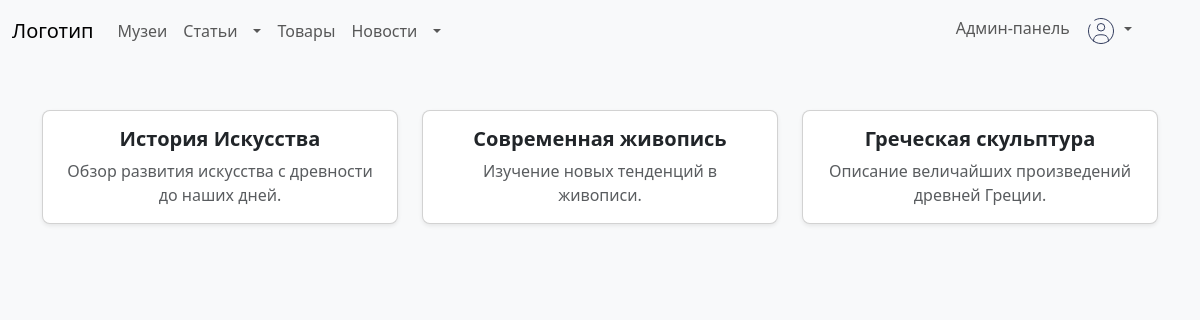
/article.php (signed in), run on an earlier commit of the app's database.
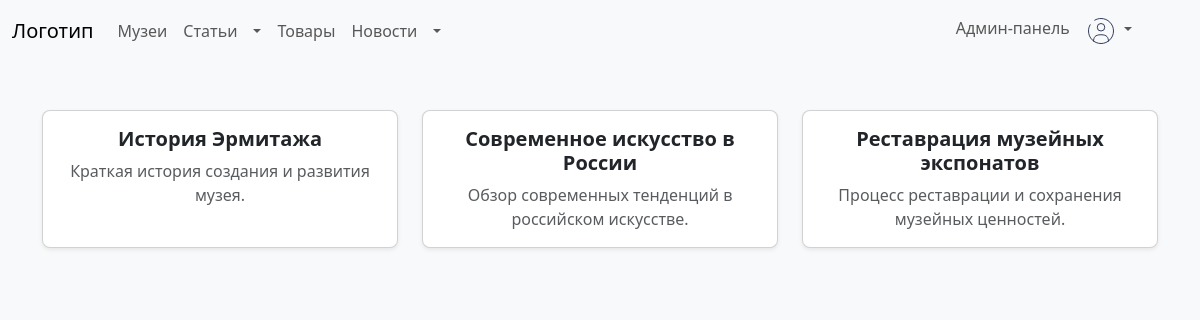
And on a later commit of the database.
### tables this page shows
CREATE TABLE `articles` (
  `Id` int(11) NOT NULL,
  `Name` varchar(55) NOT NULL,
  `Short_desc` varchar(150) NOT NULL,
  `Full_desc` varchar(320) NOT NULL,
  `Date` varchar(25) NOT NULL,
  `Editor` int(11) DEFAULT NULL
);

### article.php (the view, shortened to what this page needs)
<?php include "include/header.php"; ?>
<?php
$query_museums = $pdo->prepare("SELECT * FROM articles");
$query_museums->execute();
$articles_query_result = $query_museums->fetchAll(PDO::FETCH_ASSOC);
?>
<body class="bg-light">
    <div class="container py-5">
        <?php if ($articles_query_result): ?>
            <div class="row justify-content-center">
                <?php foreach ($articles_query_result as $row): ?>
                    <div class="col-md-6 col-lg-4 mb-4">
                        <div class="card h-100 shadow-sm rounded-3">
                            <div class="card-body text-center">
                                <h5 class="card-title fw-bold"><?= htmlspecialchars($row["Name"]) ?></h5>
                                <p class="card-text text-muted"><?= htmlspecialchars($row['Short_desc']) ?></p>
                            </div>
                        </div>
                    </div>
                <?php endforeach; ?>
            </div>
        <?php else: ?>
            <p class="text-muted text-center">У нас нет статей (</p>
        <?php endif; ?>
    </div>
</body>
<?php include "include/footer.php"; ?>

### include/header.php (shortened to what this page needs)
<!DOCTYPE html>
<html lang="en">
<head>
    <link href="https://cdn.jsdelivr.net/npm/bootstrap@5.3.3/dist/css/bootstrap.min.css" rel="stylesheet">
</head>
<header class="top-bar">
<nav class="navbar navbar-expand-lg bg-body-tertiary">
  <div class="container-fluid">
    <a class="navbar-brand" href="/cult_conn">Логотип</a>
    <div class="collapse navbar-collapse" id="navbarSupportedContent">
        <ul class="navbar-nav me-auto mb-2 mb-lg-0">
        <li class="nav-item">
            <a class="nav-link" href="./museum.php">Музеи</a>
        </li>
        <div class="btn-group">
            <a href="./article.php" class="nav-link">Статьи</a>
            <button type="button" class="nav-link dropdown-toggle dropdown-toggle-split" data-bs-toggle="dropdown" aria-expanded="false">
            </button>
        </div>
        <li class="nav-item">
            <a class="nav-link" href="./product.php">Товары</a>
        </li>
        <div class="btn-group">
            <a href="./new.php" class="nav-link">Новости</a>
            <button type="button" class="nav-link dropdown-toggle dropdown-toggle-split" data-bs-toggle="dropdown" aria-expanded="false">
            </button>
        </div>
        </ul>
        <div class="navbar-nav d-flex me-5" role="search">
            <?php if (isset($_SESSION["log-session"])): ?>
                <?php if (isset($_SESSION['log-session-data'])): ?>
                    <?php if ($_SESSION['log-session-data']["Admin"]): ?>
                        <li class="nav-item">
                            <a class="nav-link" href="./admin/panel.php">Админ-панель</a>
                        </li>
                    <?php elseif ($_SESSION['log-session-data']["Editor"]): ?>
                        <li class="nav-item">
                            <a class="nav-link" href="#">Дашборд</a>
                        </li>
                    <?php endif; ?>
                <?php endif; ?>
            <li class="nav-item dropdown">
                <a class="nav-link dropdown-toggle" href="#" role="button" data-bs-toggle="dropdown">
                    <img loading="lazy" src="/cult_conn/static/svg/user-circle.svg" alt="Мой аккаунт" width="30" height="30">
                </a>
            </li>
            <?php endif; ?>
        </div>
    </div>
  </div>
</nav>
</header>
<body>

### include/footer.php (shortened to what this page needs)
</body>

What changed in the data, as far as the page shows it:
removed articles: Name "История Искусства", Short_desc "Обзор развития искусства с древности до наших дней."
removed articles: Name "Современная живопись", Short_desc "Изучение новых тенденций в живописи."
removed articles: Name "Греческая скульптура", Short_desc "Описание величайших произведений древней Греции."
added articles: Name "История Эрмитажа", Short_desc "Краткая история создания и развития музея."
added articles: Name "Современное искусство в России", Short_desc "Обзор современных тенденций в российском искусстве."
added articles: Name "Реставрация музейных экспонатов", Short_desc "Процесс реставрации и сохранения музейных ценностей."
